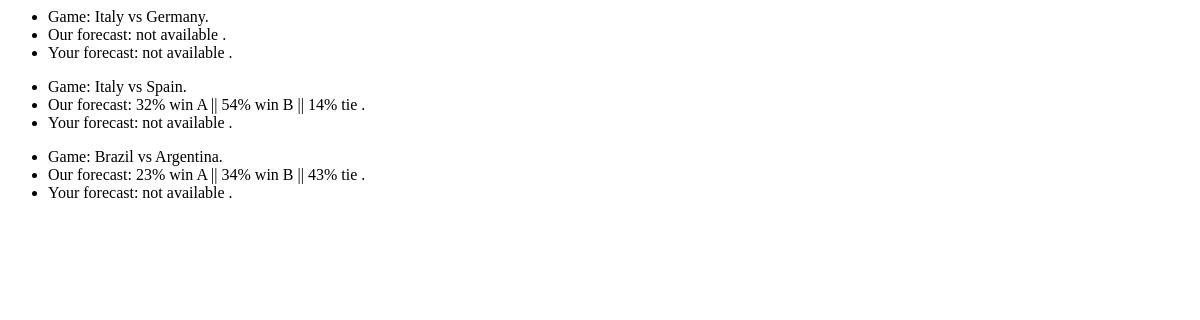
/games/games, run on an earlier commit of the app's database.
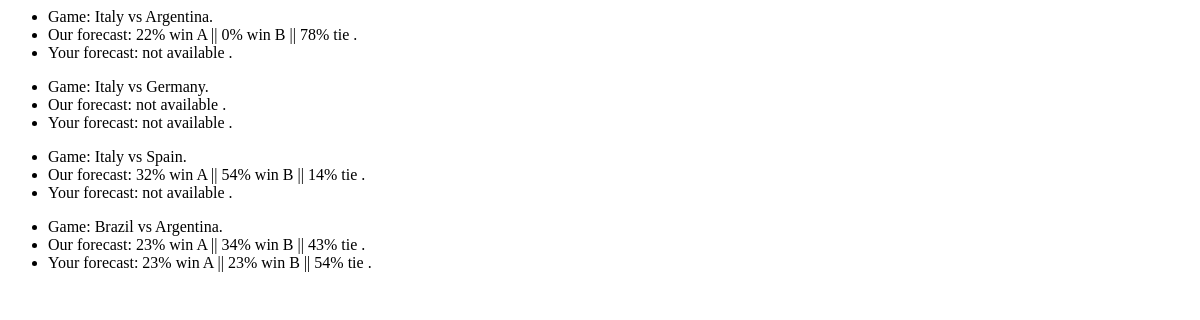
And on a later commit of the database.
### games/models.py (models this page shows, shortened)
class Game(models.Model):
    team1 = models.ForeignKey(Team, related_name="team1", on_delete=models.CASCADE)
    team2 = models.ForeignKey(Team, related_name="team2", on_delete=models.CASCADE)
    date = models.DateTimeField('Game date')
    class Meta:
        unique_together = ("team1", "team2", "date")

class Team(models.Model):
    name = models.CharField(max_length=200, unique=True)
    def __str__(self):
        return self.name

class Forecast(models.Model):
    game = models.OneToOneField(Game, on_delete=models.CASCADE)
    prob1 = models.PositiveSmallIntegerField()
    prob2 = models.PositiveSmallIntegerField()

class Bet(models.Model):
    game = models.ForeignKey(Game, on_delete=models.CASCADE)
    user = models.ForeignKey(User, on_delete=models.CASCADE)
    prob1 = models.PositiveSmallIntegerField()
    prob2 = models.PositiveSmallIntegerField()
    class Meta:
        unique_together = ("game", "user")

### games/views.py (the view)
# urls.py: url(r'^games/', include('games.urls')),
def games(request):
    games = (Game.objects.select_related("forecast")
                 .prefetch_related('bet_set')
                 .order_by('-date'))
    for game in games:
        try:
            game.forecast
            game.forecast.prob_tie = 100 - game.forecast.prob1 - game.forecast.prob2
        except (KeyError, Forecast.DoesNotExist):
            pass
        try:
            game.bet = game.bet_set.get(user_id=1)
            game.bet.prob_tie = 100 - game.bet.prob1 - game.bet.prob2
        except (KeyError, Bet.DoesNotExist):
            pass
    context = {'games': games}
    return render(request, 'games.html', context)

### games/templates/games.html
{% if games %}
    {% for game in games %}
    <ul>
        <li>Game: {{ game.team1 }} vs {{ game.team2 }}.</li>
        <li>Our forecast:
            {% if game.forecast %}
            {{ game.forecast.prob1 }}% win A ||
            {{ game.forecast.prob2 }}% win B ||
            {{ game.forecast.prob_tie }}% tie
            {% else %}
            not available
            {% endif %}.
        </li>
        <li>Your forecast:
            {% if game.bet %}
            {{ game.bet.prob1 }}% win A ||
            {{ game.bet.prob2 }}% win B ||
            {{ game.bet.prob_tie }}% tie
            {% else %}
            not available
            {% endif %}.
        </li>
    </ul>
    {% endfor %}
{% else %}
    <p>No game available.</p>
{% endif %}

What changed in the data, as far as the page shows it:
added Game: team1 "Italy", team2 "Argentina", forecast.prob1 "22", forecast.prob2 "0", forecast.prob_tie "78", shows "not available"
shown differently, row unchanged: Game "Brazil": bet.prob1 (not shown) → "23"; bet.prob2 (not shown) → "23"; bet.prob_tie (not shown) → "54"; text "not available" → "% win A || % win B || % tie"
